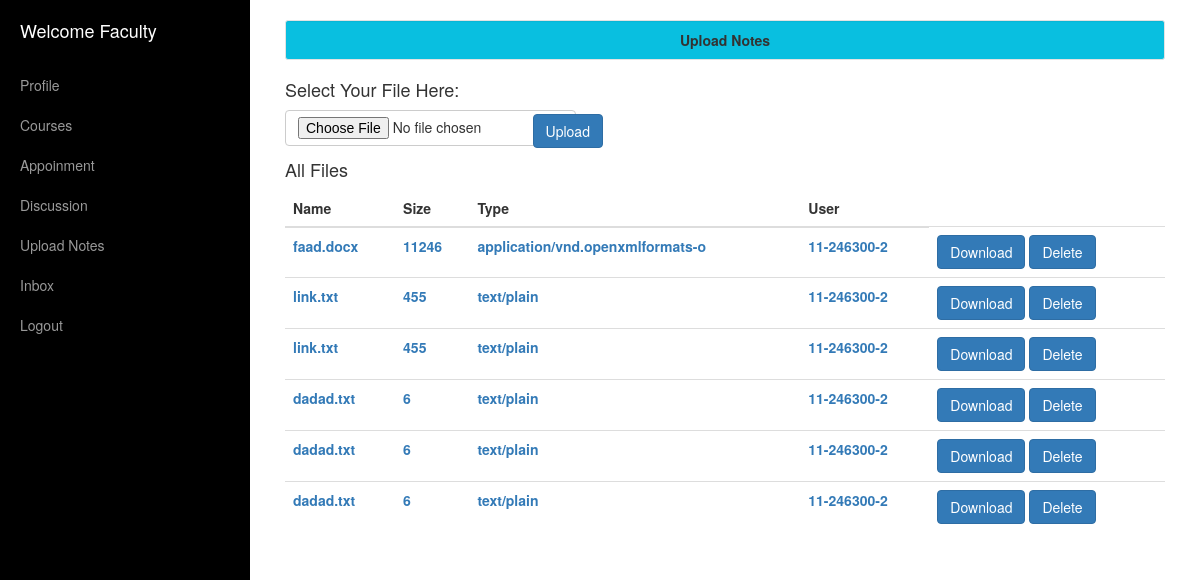
The app's page /SCS/facultyuploadnotes.php (signed in) with its own data.
### tables this page shows
CREATE TABLE `notes` (
  `id` int(11) NOT NULL,
  `name` varchar(32) NOT NULL,
  `size` varchar(32) NOT NULL,
  `type` varchar(32) NOT NULL,
  `path` varchar(32) NOT NULL,
  `usersessoin` varchar(32) NOT NULL
);

### SCS/core/init.php (called while the page is built, shortened)
<?php
require 'functions/facultyuser.php';
if (facultyloggedin() === true) {
	$fsession_user_id=$_SESSION['id'];
	$fuserdata=facultyuser_data($fsession_user_id,'id','userid','username','password','profile');
}
?>

### SCS/core/functions/facultyuser.php (called while the page is built, shortened)
<?php
function get_notes($id)
{
	return mysql_query("SELECT * FROM `notes` WHERE `usersessoin`= '$id'");
}
function facultyuser_data($id)
{
	$id=(int)$id;
	$func_num_args=func_num_args();
	$func_get_args=func_get_args();
	if ($func_num_args>1) {
		unset($func_get_args[0]);
		$fields='`'.implode('`,`', $func_get_args).'`';
		$data=mysql_fetch_assoc(mysql_query("SELECT $fields FROM `faculty` WHERE `id`=$id"));
		return $data;
	}
}
?>

### SCS/facultyuploadnotes.php (the view, shortened to what this page needs)
<?php
include 'core/init.php';
?>
<!DOCTYPE html>
<html lang="en">
<head>
    <link href="css/bootstrap.min.css" rel="stylesheet">
    <link href="css/simple-sidebar.css" rel="stylesheet">
    <link rel="stylesheet" href="css/style.css" />
</head>
<body>
    <div id="wrapper">
        <div id="sidebar-wrapper">
            <ul class="sidebar-nav">
                <li class="sidebar-brand" style="background:black">
                    <a href="Adminprofile.php">
                       Welcome Faculty
                    </a>
                </li>
                <li>
                    <a href="facultyprofile.php">Profile</a>
                </li>
                <li>
                    <a href="facultycourse.php">Courses</a>
                </li>
                <li>
                    <a href="#">Appoinment</a>
                </li>
                <li>
                    <a href="#">Discussion</a>
                </li>
                <li>
                    <a href="facultyuploadnotes.php">Upload Notes</a>
                </li>
                <li>
                    <a href="#">Inbox</a>
                </li>
                <li>
                    <a href="Logout.php">Logout</a>
                </li>
            </ul>
        </div>
         <div id="page-content-wrapper">
            <div class="container-fluid">
                <div class="row">
                    <div class="col-lg-12">
                        <div class="well well-sm" style="text-align:center;background:#09bfe0;"><strong>Upload Notes </strong> </div>
                    </div>
                    <div class="upload">
                    <br>
                    </div>
                    <div style="margin-left:15px;">
                        <h4>Select Your File Here:</h4>
                    </div>
                    <div>
                        <form action="" method="POST" enctype="multipart/form-data">
                            <div class="col-md-3">
                                <input type="file" class="btn btn-default" name="upload">
                            </div>
                            <div class="col-md-6" style="margin-left:20px; margin-top:4px;">
                                <input type="submit" class="btn btn-primary" name="upload" value="Upload">
                            </div>
                        </form>
                    </div>
                    <br><br>
                    <div class="col-md-12">
                        <h4>All Files</h4>
                        <table class="table table-hover">
                            <thead>
                                <tr>
                                    <th>Name</th>
                                    <th>Size</th>
                                    <th>Type</th>
                                    <th>User</th>
                                </tr>
                            </thead>
                            <tbody>
                            <?php
                            $faculty_session= $fuserdata['userid'];
                            $result = get_notes($faculty_session);
                            while($row=mysql_fetch_array($result))
                            {
                                $id=$row['id'];
                                $filename=$row['name'];
                                $size=$row['size'];
                                $type=$row['type'];
                                $session=$row['usersessoin'];
                                echo '<tr>';
                                echo '<td><strong><a href="?msg='.$id.'">' .$filename. '</a></strong></td>';
                                echo '<td><strong><a href="?msg='.$id.'">' .$size. '</a></strong></td>';
                                echo '<td><strong><a href="?msg='.$id.'">' .$type. '</a></strong></td>';
                                echo '<td><strong><a href="?msg='.$id.'">' .$session. '</a></strong></td>';
                                echo '<form action=\"\" method=\"POST\">';
                                echo "<td>
                                      <a href=".$row["path"].">
                                      <input type=\"button\" value=\" Download\" class=\"btn btn-primary\">
                                        <input type=\"button\" value=\" Delete\" class=\"btn btn-primary\" onClick=\"return confirm('Are you sure you want to delete?')\">
                                      </a>
                                </td>";
                                echo '</form>';
                            }
                            ?>
                            </tbody>
                        </table>
                    </div>
                </div>
            </div>
        </div>
    </div>
</body>
</html>

### SCS/css/simple-sidebar.css (style rules this page uses)
body { overflow-x: hidden; }
#wrapper { padding-left: 0; -webkit-transition: all 0.5s ease; -moz-transition: all 0.5s ease; -o-transition: all 0.5s ease; transition: all 0.5s ease; }
#sidebar-wrapper { z-index: 1000; position: fixed; left: 250px; width: 0; height: 100%; margin-left: -250px; overflow-y: auto; background: #000; -webkit-transition: all 0.5s ease; -moz-transition: all 0.5s ease; -o-transition: all 0.5s ease; transition: all 0.5s ease; }
#page-content-wrapper { width: 100%; position: absolute; padding: 15px; }
.sidebar-nav { position: absolute; top: 0; width: 250px; margin: 0; padding: 0; list-style: none; }
.sidebar-nav li { text-indent: 20px; line-height: 40px; }
.sidebar-nav li a { display: block; text-decoration: none; color: #999999; }
.sidebar-nav > .sidebar-brand { height: 65px; font-size: 18px; line-height: 60px; }
.sidebar-nav > .sidebar-brand a { color: #999999; }
@media (min-width:768px) { #wrapper { padding-left: 250px; } }
@media (min-width:768px) { #sidebar-wrapper { width: 250px; } }
@media (min-width:768px) { #page-content-wrapper { padding: 20px; position: relative; } }

### records on screen
notes: name "faad.docx", size "11246", type "application/vnd.openxmlformats-o", usersessoin "11-246300-2"
notes: name "link.txt", size "455", type "text/plain", usersessoin "11-246300-2"
notes: name "link.txt", size "455", type "text/plain", usersessoin "11-246300-2"
notes: name "dadad.txt", size "6", type "text/plain", usersessoin "11-246300-2"
notes: name "dadad.txt", size "6", type "text/plain", usersessoin "11-246300-2"
notes: name "dadad.txt", size "6", type "text/plain", usersessoin "11-246300-2"
